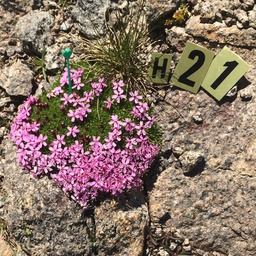
//> input picture TestWork/IMG_1997.jpg, 256 x 256 px, shrunk from 1529 x 1529 before the run
$ ./HoughCircle_Demo IMG_1997.jpg   (built with g++ and OpenCV 4)
//> lines starting //> are read from the running program, lines starting //| are printed output that depends on the picture
/**
 * @file HoughCircle_Demo.cpp
 * @brief Demo code for Hough Circle Transform
 * @author OpenCV team
 */

#include "opencv2/imgcodecs.hpp"
#include "opencv2/highgui/highgui.hpp"
#include "opencv2/imgproc/imgproc.hpp"
#include <iostream>

using namespace std;
using namespace cv;

namespace
{
    // windows and trackbars name
    const std::string windowName = "Hough Circle Detection Demo";
    const std::string cannyThresholdTrackbarName = "Canny threshold";
    const std::string accumulatorThresholdTrackbarName = "Accumulator Threshold";
    const std::string usage = "Usage : tutorial_HoughCircle_Demo <path_to_input_image>\n";

    // initial and max values of the parameters of interests.
    const int cannyThresholdInitialValue = 200;
    const int accumulatorThresholdInitialValue = 50;
    const int maxAccumulatorThreshold = 200;
    const int maxCannyThreshold = 255;

    void HoughDetection(const Mat& src_gray, const Mat& src_display, int cannyThreshold, int accumulatorThreshold)
    {
        // will hold the results of the detection
        std::vector<Vec3f> circles;
        // runs the actual detection
        HoughCircles( src_gray, circles, HOUGH_GRADIENT, 1, src_gray.rows/8, cannyThreshold, accumulatorThreshold, 0, 0 );

        // clone the colour, input image for displaying purposes
        Mat display = src_display.clone();
        for( size_t i = 0; i < circles.size(); i++ )
        {
            Point center(cvRound(circles[i][0]), cvRound(circles[i][1]));
            int radius = cvRound(circles[i][2]);
            // circle center
            circle( display, center, 3, Scalar(0,255,0), -1, 8, 0 );
            // circle outline
            circle( display, center, radius, Scalar(0,0,255), 3, 8, 0 );
        }

        // shows the results
        imshow( windowName, display);
    }
}


int main(int argc, char** argv)
{
    Mat src, src_gray;

    if (argc < 2)
    {
        std::cerr<<"No input image specified\n";
        std::cout<<usage;
        return -1;
    }

    // Read the image
    src = imread( argv[1], 1 );
//> src is the input picture: 256 rows x 256 cols, CV_8UC3; mean B, G, R 101.8, 115.3, 136

    if( src.empty() )
    {
        std::cerr<<"Invalid input image\n";
        std::cout<<usage;
        return -1;
    }

    // Convert it to gray
    cvtColor( src, src_gray, COLOR_BGR2GRAY );
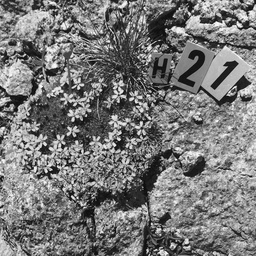
//> src_gray: 256 rows x 256 cols, CV_8UC1; min 2, max 252, mean 120

    // Reduce the noise so we avoid false circle detection
    GaussianBlur( src_gray, src_gray, Size(9, 9), 2, 2 );
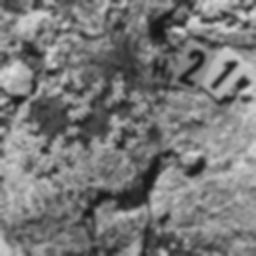
//> src_gray: 256 rows x 256 cols, CV_8UC1; min 20, max 223, mean 120

    //declare and initialize both parameters that are subjects to change
    int cannyThreshold = cannyThresholdInitialValue;
    int accumulatorThreshold = accumulatorThresholdInitialValue;

    // create the main window, and attach the trackbars
    namedWindow( windowName, WINDOW_AUTOSIZE );
    createTrackbar(cannyThresholdTrackbarName, windowName, &cannyThreshold,maxCannyThreshold);
    createTrackbar(accumulatorThresholdTrackbarName, windowName, &accumulatorThreshold, maxAccumulatorThreshold);

    // infinite loop to display
    // and refresh the content of the output image
    // until the user presses q or Q
    int key = 0;
    while(key != 'q' && key != 'Q')
    {
        // those paramaters cannot be =0
        // so we must check here
        cannyThreshold = std::max(cannyThreshold, 1);
        accumulatorThreshold = std::max(accumulatorThreshold, 1);

        //runs the detection, and update the display
        HoughDetection(src_gray, src, cannyThreshold, accumulatorThreshold);
//> in HoughDetection, `HoughCircles( src_gray, circles, HOUGH_GRADIENT, 1, src_gray.rows/8, c..`: circles = empty

        // get user key
        key = waitKey(10);
//> the 'q' key is pressed
    }

    return 0;
}
